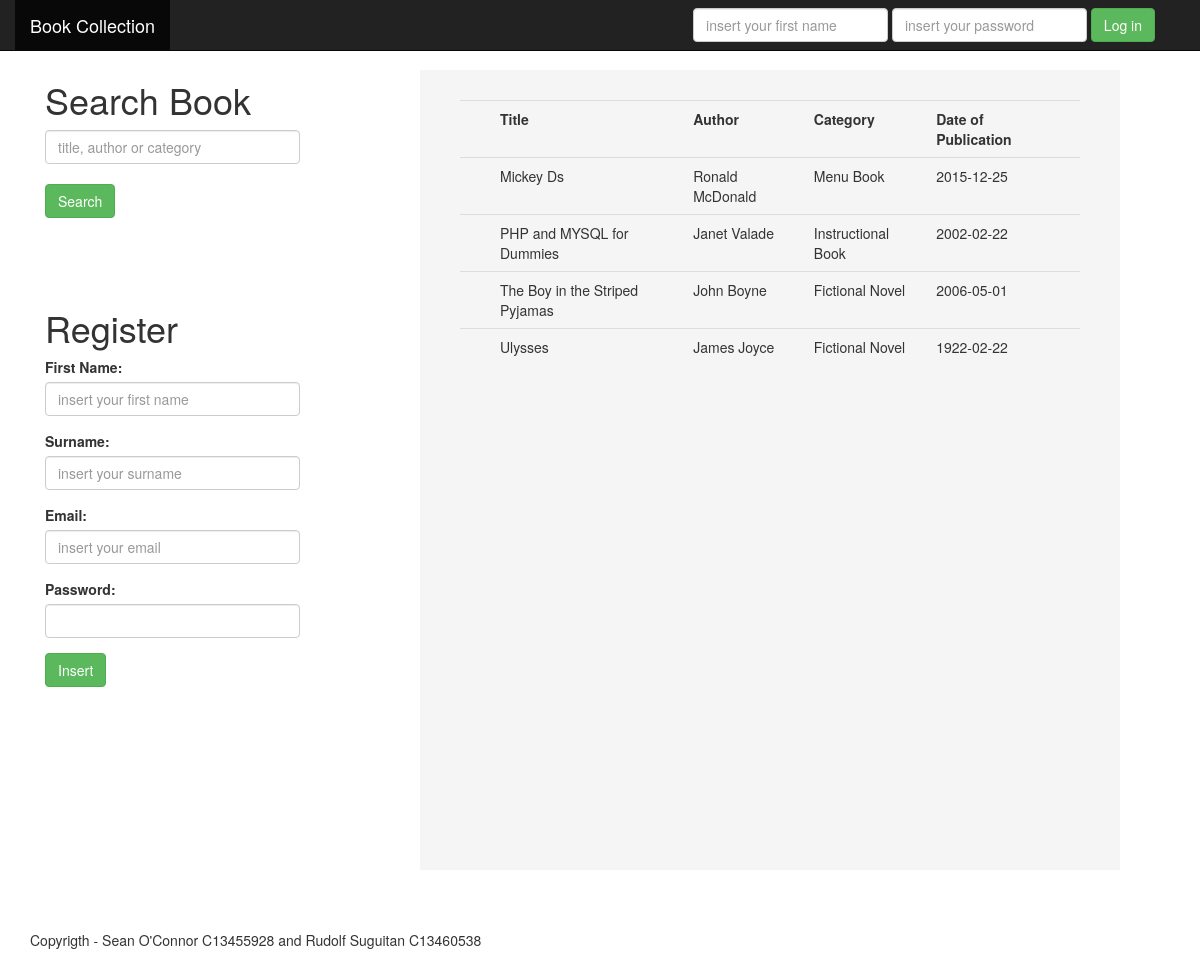
Screenshot of /webapp/index.php with the database file from the repository.
### tables this page shows
CREATE TABLE IF NOT EXISTS `books` (
  `book_id` int(200) NOT NULL,
  `book_name` varchar(200) NOT NULL,
  `book_author` varchar(200) NOT NULL,
  `book_category` varchar(200) NOT NULL,
  `publish_date` date NOT NULL
);

### webapp/views/view.php (called while the page is built, shortened)
<?php
class View {
	private $model;
	public function __construct($controller, $model) {
		$this->model = $model;
	}
	public function getHTMLOutput() {
		$footer = FOOTER;
		$b_name = B_NAME;
		$b_auth = B_AUTH;
		$b_categ =B_CATEG;
		$d_pub = D_PUB;
		$bookList = $this->model->bookList;
		$searchListVisible = false;
		$loginFormVisible = true;
		if($this->model->searchListVisible){
			$searchListVisible = true;
			$search_key = $_SESSION ['searchKey'];
		}
		else
			$searchListVisible = false;
		include ("template_html.php");
	}
}
?>

### webapp/index.php (called while the page is built, shortened)
<?php
include_once ("models/model.php");
include ("views/view.php");
$action = "";
$model = new Model ();
$controller = new Controller ( $model, $action );
$view = new View ( $controller, $model );
$view->getHTMLOutput ();
?>

### webapp/models/model.php (called while the page is built, shortened)
<?php
include ("DB/pdoDBManager.php");
include ("DB/DAO/BooksDAO.php");
class Model {
	private $booksDAO = null;
	public function __construct() {
		$this->DBManager = new pdoDBManager ();
		$this->DBManager->openConnection ();
		$this->booksDAO = new BooksDAO ( $this->DBManager );
	}
	public function prepareBookList() {
		$this->bookList = $this->booksDAO->getBook ();
	}
}
?>

### webapp/DB/DAO/BooksDAO.php (called while the page is built, shortened)
<?php
class BooksDAO {
	private $dbManager;
	function BooksDAO($DBMngr) {
		$this->dbManager = $DBMngr;
	}
	public function getBook($book_id = null) {
		$sql = "SELECT * ";
		$sql .= "FROM books ";
			$sql .= "ORDER BY book_name ";
		$stmt = $this->dbManager->prepareQuery ( $sql );
		$this->dbManager->bindValue ( $stmt, 1, $book_id, $this->dbManager->INT_TYPE );
		$this->dbManager->executeQuery ( $stmt );
		if (empty ( $book_id ))
			$result = $this->dbManager->fetchResults ( $stmt );
		else
			$result = $this->dbManager->getNextRow ( $stmt );
		return ($result);
	}
}
?>

### webapp/DB/pdoDbManager.php (called while the page is built, shortened)
<?php
class pdoDbManager {
	private $db_link;
	private $hostname = DB_HOST;
	private $username = DB_USER;
	private $password = DB_PASS;
	private $dbname = DB_NAME;
	private $charset = DB_CHARSET;
	private $debugMode = DB_DEBUGMODE;
	function openConnection() {
		try {
			$connectionStr = "mysql:host=" . $this->hostname . ";dbname=" .
			$this->dbname . ";charset=" . $this->charset;
			$this->db_link = new PDO ( $connectionStr, $this->username, $this->password, array (
					PDO::ATTR_ERRMODE => PDO::ERRMODE_WARNING
			) );
		} catch ( PDOException $e ) {
			if ($this->debugMode) {
				echo 'Connection failed: ' . $e->getMessage ();
			}
			exit ();
		}
	}
	function prepareQuery($query) {
		$stmt = $this->db_link->prepare ( $query );
		return $stmt;
	}
	function bindValue($stmt, $pos, $value, $type) {
		$stmt->bindValue ( $pos, $value, $type );
	}
	function executeQuery($stmt) {
		$stmt->execute ();
	}
	function fetchResults($stmt) {
		$rows = $stmt->fetchAll ( PDO::FETCH_ASSOC );
		return ($rows);
	}
}
?>

### webapp/controllers/controller.php (called while the page is built, shortened)
<?php
class Controller {
	private $model;
	public function __construct($model, $action) {
		$this->model = $model;
		$this->defaultActions ();
	}
	public function defaultActions() {
		$this->model->prepareBookList ();
	}
}
?>

### webapp/views/all_user.php (the view)
<?php
	echo "<table class='table table-condensed>'";
	echo "<tr>  <th></th> <th></th> <th>$b_name</th> <th>$b_auth</th> <th>$b_categ</th> <th>$d_pub</th>  <th></th> </tr>";
	foreach ( $bookList as $recordNumber => $row ){
		echo "<tr>";
		echo "<td>  </td>";
		echo "<td>  </td>";
		echo "<td> $row[book_name] </td>";
		echo "<td> $row[book_author] </td>";
		echo "<td> $row[book_category] </td>";
		echo "<td> $row[publish_date] </td>";
		echo "<td>  </td>";
		echo "</tr>";
	}
	echo "</table>";
?>

### webapp/views/template_html.php (shortened to what this page needs)
<!DOCTYPE html>
<html lang="en">
	<head>
		<link href="styles/bootstrap-3.3.5-dist/css/bootstrap.css" rel="stylesheet">
		<link href="styles/bootstrap-3.3.5-dist/css/bootstrap-responsive.css" rel="stylesheet">
		<link href="styles/web_app_style.css" rel="stylesheet">
	</head>
	<body>
  		<nav class="navbar navbar-inverse navbar-fixed-top">
    		<div class="container">
        		<div id="navbar" class="collapse navbar-collapse">
          			<ul class="nav navbar-nav">
          				<li class="active"><a class="navbar-brand" href="#">Book Collection</a></li>
          			</ul>
          			<div id="container3" >
						<?php
							if($loginFormVisible)
								include ("template_login_user.php");
							else
								include ("user_acount.php");
						?>
					</div>
				</div>
        	</div>
    	</nav>
    	<div class="container">
      		<div class="starter-template">
      			<br><br>
        		<div class="col-md-3">
        			<br>
        			<?php
        				include ("search_book_form.php");
        				if($loginFormVisible == false){
        					if ($updateBookFormVisible){
								include ("template_update_book.php");
        					}
        					else{
        						include ("template_new_book.php");
        					}
        				}
        				else{
							include ("template_new_user.php");
        				}
					?>
        		</div>
      		</div>
      		<div id="container2">
				<?php
					if($loginFormVisible)
						if($searchListVisible)
							include ("searched_book_all_user.php");
						else
							include ("all_user.php");
				?>
			</div>
    	</div>
    	<br><br>
    	<div id="footer">
    		<br>
			<div class="container"><?php echo $footer;?></div>
		</div>
  	</body>
</html>

### webapp/views/template_login_user.php (shortened to what this page needs)
<div id="container4">
</div>
<form action="index.php" method="post">
	<div class="navbar-form pull-right">
		<input type="text" name="name" placeholder="insert your first name" required class="form-control">
		<input type="password" name="password" placeholder="insert your password" required class="form-control">
		<input type="submit" value='Log in' class='btn btn-success'>
	</div>
</form>

### webapp/views/search_book_form.php (shortened to what this page needs)
<form action="index.php" method="post">
	<h1>Search Book</h1>
	<div>
		<input type="text" name="search_key" placeholder="title, author or category" required class="form-control">
		<br>
		<input type="submit" value='Search' class='btn btn-success'>
	</div>
</form>

### webapp/views/template_new_user.php (shortened to what this page needs)
<div id="container7">
</div>
<form action="index.php" method="post">
	<h1>Register</h1>
	<div class="form-group">
		<label>First Name:</label>
		<input type="text" name="name" placeholder="insert your first name" required class="form-control">
	</div>
	<div class="form-group">
		<label>Surname: </label>
		<input type="text" name="surname" placeholder="insert your surname" required class="form-control">
	</div>
	<div class="form-group">
		<label>Email:</label>
		<input type="email" name="email" placeholder="insert your email" required class="form-control">
	</div>
	<div class="form-group">
		<label>Password:</label>
		<input type="password" name="password" required class="form-control">
	</div>
	<input type="submit" value='Insert' class='btn btn-success'>
</form>

### webapp/styles/web_app_style.css (style rules this page uses)
html, body { height: 100%; }
#push, #footer { height: 60px; }
#container2 { background-color: #f5f5f5; margin-right: 50px; margin-top: 30px; float: right; height: 800px; padding-top: 30px; padding-bottom: 30px; padding-left: 40px; padding-right: 40px; width: 700px; overflow-y: scroll; overflow-x:hidden; }
#container3 { float: right; height: 50px; width: 735px; }
#container4 { float: left; height: 50px; width: 220px; }
#container7 { float: left; height: 80px; width: 220px; margin-top: 10px; margin-left: 10px; }

### rows the page displays
books: book_name "Mickey Ds", book_author "Ronald McDonald", book_category "Menu Book", publish_date "2015-12-25"
books: book_name "PHP and MYSQL for Dummies", book_author "Janet Valade", book_category "Instructional Book", publish_date "2002-02-22"
books: book_name "The Boy in the Striped Pyjamas", book_author "John Boyne", book_category "Fictional Novel", publish_date "2006-05-01"
books: book_name "Ulysses", book_author "James Joyce", book_category "Fictional Novel", publish_date "1922-02-22"

### other values shown
$b_name "Title"
$b_auth "Author"
$b_categ "Category"
$d_pub "Date of Publication"
$footer "Copyrigth - Sean O'Connor C13455928 and Rudolf Suguitan C13460538"
